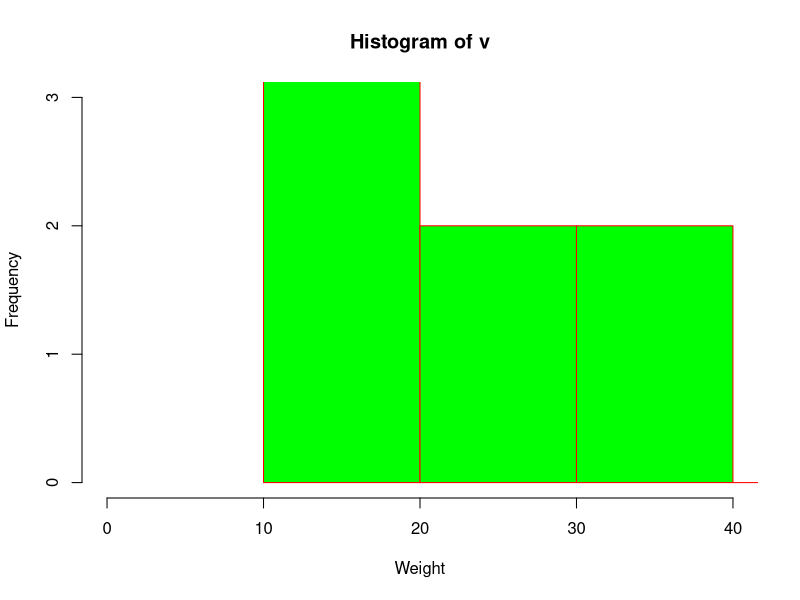

Generate this figure with R:
v <-  c(12,24,16,38,21,13,55,17,39,10,60)  
hist(v,xlab = "Weight",ylab="Frequency",col = "green",border = "red",xlim = c(0,40), ylim = c(0,3), breaks = 5)  